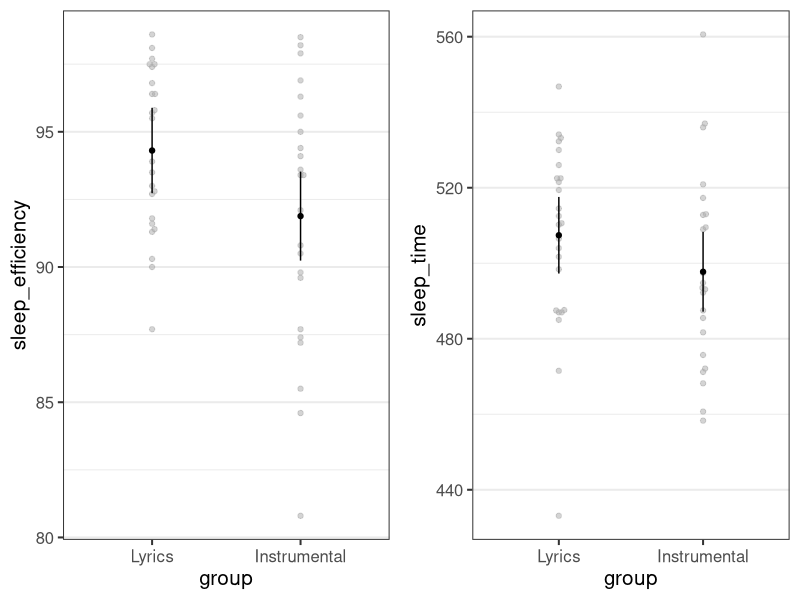
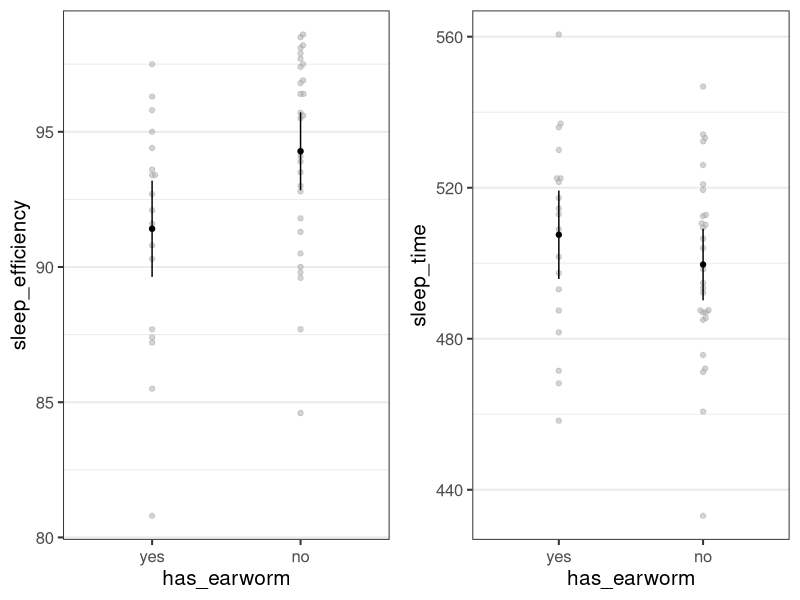

Recreate these plots in R, in order.
## ---- chunk 1
library("afex")
library("emmeans")
library("tidyverse")
theme_set(theme_bw(base_size = 15) + 
            theme(legend.position="bottom", 
                  panel.grid.major.x = element_blank()))
earworm <- read_csv("data/earworm_study.csv")
earworm <- earworm %>% 
  mutate(
    id = factor(id),
    group = factor(group, levels = c("Lyrics", "Instrumental"))
  )
glimpse(earworm)
## ---- chunk 2
earworm <- earworm %>% 
  mutate(
    prop_earworm = (earworm_falling_asleep + earworm_night + 
                      earworm_morning) / 3
  ) %>% 
  mutate(any_earworm = if_else(prop_earworm == 0, 0, 1)) 
## ---- chunk 3
res_1a <- aov_car(prop_earworm ~ group + Error(id), earworm)
res_1a
## ---- chunk 4
res_1b <- aov_car(any_earworm ~ group + Error(id), earworm)
res_1b
## ---- chunk 5
emmeans(res_1a, "group")
emmeans(res_1b, "group")
## ---- chunk 6
res_2a <- aov_car(sleep_efficiency ~ group + Error(id), earworm)
res_2a
## ---- chunk 7
res_2b <- aov_car(sleep_time ~ group + Error(id), earworm)
res_2b
## ---- chunk 8
p1 <- afex_plot(res_2a, "group")
p2 <- afex_plot(res_2b, "group")
cowplot::plot_grid(p1, p2)
## ---- chunk 9
earworm <- earworm %>% 
  mutate(has_earworm = factor(any_earworm, 
                              levels = c(1, 0), 
                              labels = c("yes", "no")))
## ---- chunk 10
res_3a <- aov_car(sleep_efficiency ~ has_earworm + Error(id), earworm)
res_3a
## ---- chunk 11
res_3b <- aov_car(sleep_time ~ has_earworm + Error(id), earworm)
res_3b
## ---- chunk 12
p1 <- afex_plot(res_3a, "has_earworm")
p2 <- afex_plot(res_3b, "has_earworm")
cowplot::plot_grid(p1, p2)
